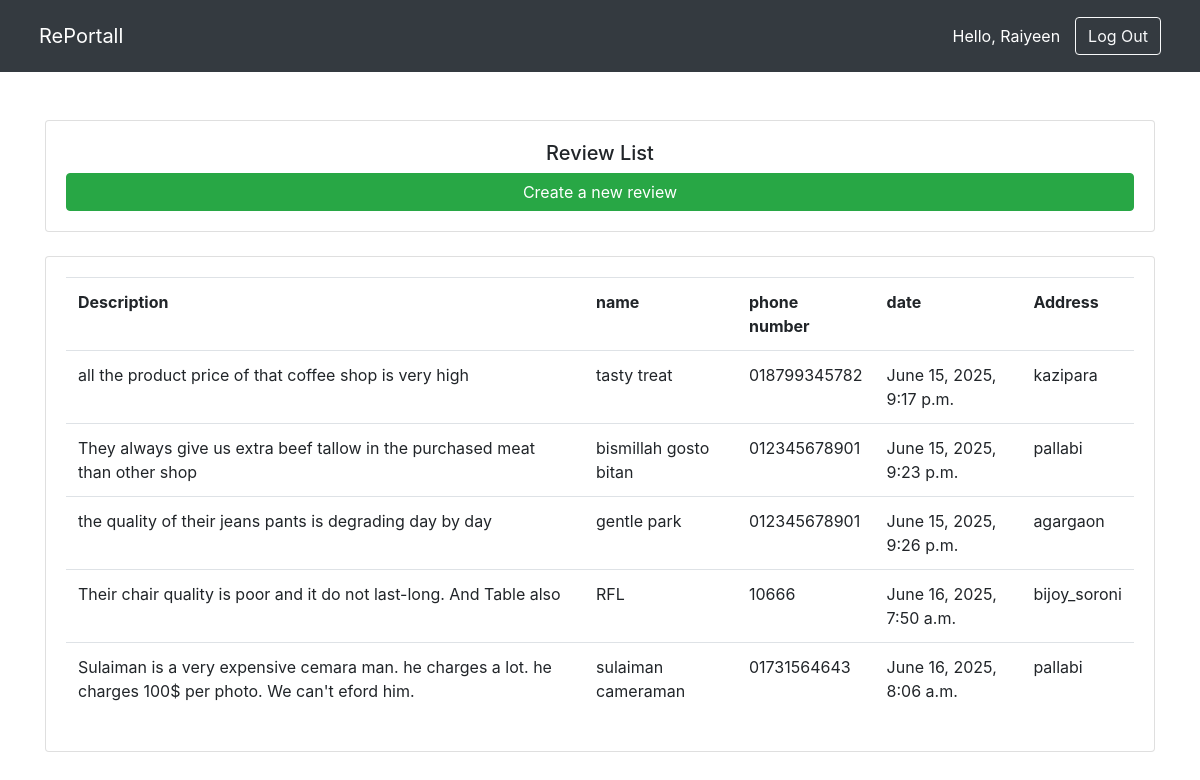
The page /review/ (signed in) on the database its author committed.
### RePortall/models.py (models this page shows, shortened)
class Review(models.Model):
    ADDRRESS =(
        ('Mirpur 10', 'Mirpur 10'),
        ('Pallabi', 'Pallabi'),
        ('Kazipara', 'Kazipara'),
        ('Agargaon', 'Agargaon'),
        ('shewrapara', 'shewrapara'),
        ('Uttara', 'Uttara'),
        ('Bijoy soroni', 'Bijoy soroni'),
        ('Rupnagar', 'Rupnagar'),
        ('Other', 'Other')
    )
    name = models.CharField(max_length=100, null=True)
    phone = models.CharField(max_length=15, null=True)
    description = models.CharField(max_length=1000, null=True)
    date_created = models.DateTimeField(auto_now_add=True, null=True)
    address = models.CharField(max_length=200, null=True, choices=ADDRRESS)

### RePortall/views.py (the view)
# urls.py: path('review/', views.review, name='review'),
@login_required(login_url='login')
def review(request):
     savedreviews = Review.objects.filter(reportsubmission__isnull=False).distinct()
     context = {'reviews': savedreviews}
     return render(request, "review.html", context)

### templates/review.html (shortened to what this page needs)
<!DOCTYPE html>
<html lang="en">
<head>
    <link rel="stylesheet" href="https://stackpath.bootstrapcdn.com/bootstrap/4.1.3/css/bootstrap.min.css">
    <link rel="stylesheet" href="https://use.fontawesome.com/releases/v5.6.1/css/all.css">
</head>
<body>
    <nav class="navbar navbar-expand-lg navbar-dark bg-dark sticky-top px-4 py-3 mb-5">
        <div class="container-fluid">
        <a class="navbar-brand fw-bold" href="#">RePortall</a>
            <div class="d-flex justify-content-end w-100">
                <span class="text-white me-4 my-auto">Hello, {{ request.user }}</span>
                <a style="margin-left: 15px;" class="btn btn-outline-light" href="{% url 'logout' %}">Log Out</a>
            </div>
        </div>
    </nav>
    <div class="container">
        <div class="row">
            <div class="col-md">
                <div class="card card-body text-center">
                    <h5>Review List</h5>
                        <a class="btn btn-success" style="color: white;" href="{% url 'customer' request.user.id %}">Create a new review</a>
                </div>
                <br>
                <div class="card card-body">
                    <table class="table">
                        <tr>
                            <th>Description</th>
                            <th>name</th>
                            <th>phone number</th>
                            <th>date</th>
                            <th>Address</th>
                        </tr>
                        {% for i in reviews %}
                        <tr>
                            <td>{{i.description}}</td>
                            <td>{{i.name}}</td>
                            <td>{{i.phone}}</td>
                            <td>{{i.date_created}}</td>
                            <td>{{i.address}}</td>
                        </tr>
                        {% endfor %}
                    </table>
                </div>
            </div>
        </div>
    </div>
</body>

### rows shown on the page
Review: description "all the product price of that coffee shop is very high", name "tasty treat", phone "018799345782", date_created "June 15, 2025, 9:17 p.m.", address "kazipara"
Review: description "They always give us extra beef tallow in the purchased meat than other shop", name "bismillah gosto bitan", phone "012345678901", date_created "June 15, 2025, 9:23 p.m.", address "pallabi"
Review: description "the quality of their jeans pants is degrading day by day", name "gentle park", phone "012345678901", date_created "June 15, 2025, 9:26 p.m.", address "agargaon"
Review: description "Their chair quality is poor and it do not last-long. And Table also", name "RFL", phone "10666", date_created "June 16, 2025, 7:50 a.m.", address "bijoy_soroni"
Review: description "Sulaiman is a very expensive cemara man. he charges a lot. he charges 100$ per photo. We can't eford him.", name "sulaiman cameraman", phone "01731564643", date_created "June 16, 2025, 8:06 a.m.", address "pallabi"

### other values the page prints
{{ request.user }} "Raiyeen"
